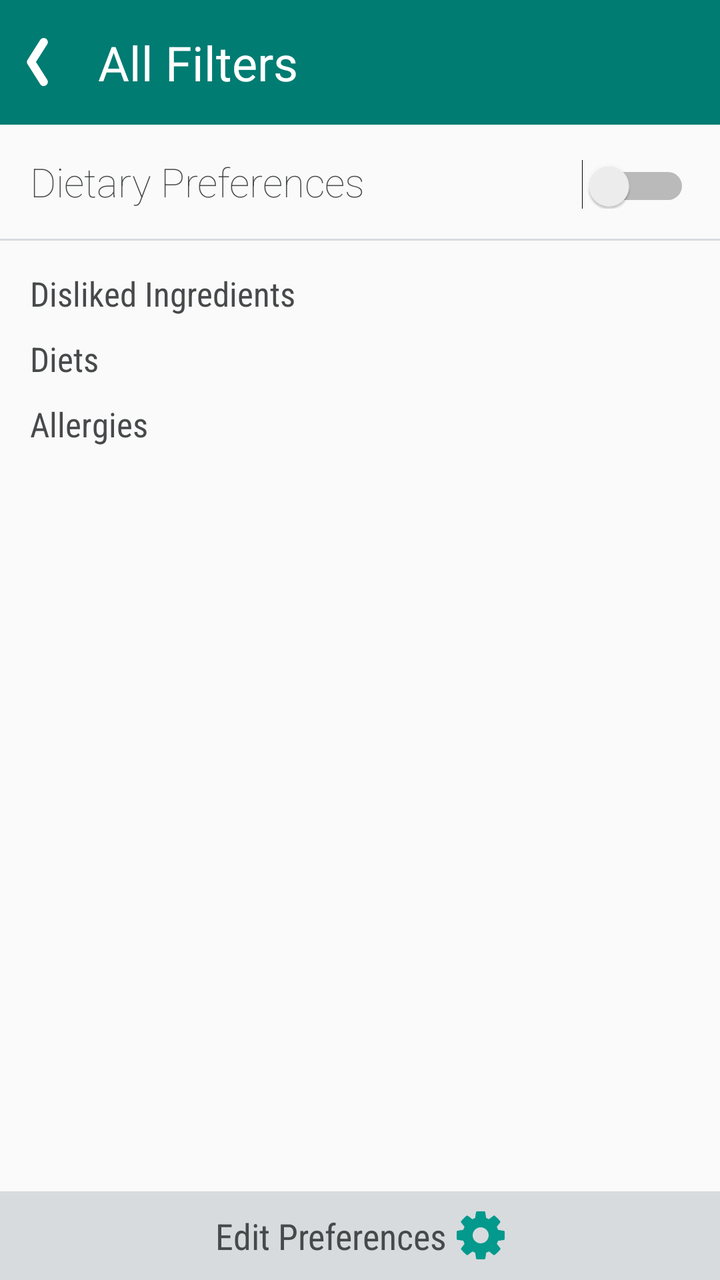
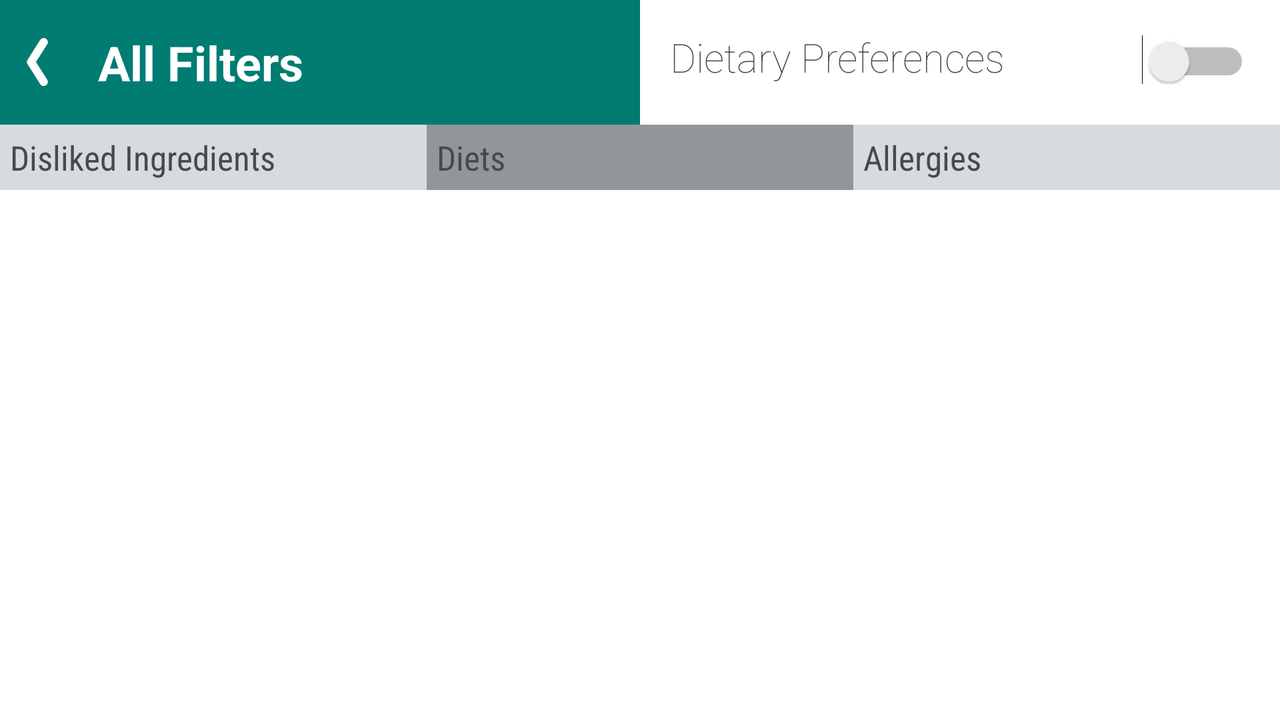

The same Android screen from two of the app's own layout files: first res/layout/ as a phone draws it, then the repository's variant for another configuration, drawn on a device whose configuration selects that folder. Both files follow.
<!-- AndroidManifest.xml: application theme AppTheme -->
<!-- res/layout/filter_diet_pref.xml -->
<?xml version="1.0" encoding="utf-8"?>
<LinearLayout xmlns:android="http://schemas.android.com/apk/res/android"
    android:orientation="vertical" android:layout_width="match_parent"
    android:layout_height="match_parent">

    <LinearLayout
        android:id="@+id/back_to_filters_diet_pref"
        android:layout_width="match_parent"
        android:layout_height="wrap_content"
        android:orientation="horizontal"
        android:background="@color/dark_green"
        android:gravity="center_vertical"
        android:paddingLeft="10dp">

        <ImageView
            android:layout_width="wrap_content"
            android:layout_height="wrap_content"
            android:src="@drawable/ic_new_left_arrow"/>

        <TextView
            android:layout_width="match_parent"
            android:layout_height="wrap_content"
            android:fontFamily="sans-serif-thin"
            android:padding="15dp"
            android:text="@string/all_filter"
            android:textColor="@color/white"
            android:textSize="24sp"
            android:textStyle="bold" />
    </LinearLayout>

    <LinearLayout
        android:layout_width="match_parent"
        android:layout_height="wrap_content"
        android:orientation="horizontal"
        android:padding="15dp">

        <TextView
            android:layout_width="0dp"
            android:layout_height="wrap_content"
            android:layout_weight="4"
            android:fontFamily="sans-serif-thin"
            android:text="@string/dietary_prefs_label"
            android:textColor="@color/grey_dark"
            android:textSize="20sp" />

        <Switch
            android:id="@+id/switch_diet_pref"
            android:layout_width="0dp"
            android:layout_height="wrap_content"
            android:layout_weight="1"
            android:checked="false"
            android:thumbTint="@color/switch_tint" />
    </LinearLayout>

    <LinearLayout
        android:layout_width="match_parent"
        android:layout_height="1dp"
        android:background="@color/light_grey"/>

    <android.support.v4.widget.NestedScrollView
        android:layout_width="match_parent"
        android:layout_height="0dp"
        android:layout_weight="8">

        <LinearLayout
            android:layout_width="match_parent"
            android:layout_height="wrap_content"
            android:orientation="vertical"
            android:padding="15dp">

            <TextView
                android:id="@+id/disl_text"
                android:layout_width="match_parent"
                android:layout_height="wrap_content"
                android:fontFamily="sans-serif-condensed"
                android:paddingBottom="5dp"
                android:text="@string/disliked_ingredients"
                android:textColor="@color/grey_dark"
                android:textSize="17sp" />

            <android.support.v7.widget.RecyclerView
                android:id="@+id/disl_ing_rec_view"
                android:layout_width="match_parent"
                android:layout_height="wrap_content">

            </android.support.v7.widget.RecyclerView>

            <TextView
                android:id="@+id/diet_text"
                android:layout_width="match_parent"
                android:layout_height="wrap_content"
                android:fontFamily="sans-serif-condensed"
                android:paddingBottom="5dp"
                android:paddingTop="5dp"
                android:text="@string/diets"
                android:textColor="@color/grey_dark"
                android:textSize="17sp" />

            <android.support.v7.widget.RecyclerView
                android:id="@+id/diet_rec_view"
                android:layout_width="match_parent"
                android:layout_height="wrap_content">

            </android.support.v7.widget.RecyclerView>

            <TextView
                android:id="@+id/allergy_text"
                android:layout_width="match_parent"
                android:layout_height="wrap_content"
                android:fontFamily="sans-serif-condensed"
                android:paddingBottom="5dp"
                android:paddingTop="5dp"
                android:text="@string/allergies"
                android:textColor="@color/grey_dark"
                android:textSize="17sp" />

            <android.support.v7.widget.RecyclerView
                android:id="@+id/allerg_rec_view"
                android:layout_width="match_parent"
                android:layout_height="wrap_content">

            </android.support.v7.widget.RecyclerView>

        </LinearLayout>

    </android.support.v4.widget.NestedScrollView>

    <RelativeLayout
        android:layout_width="match_parent"
        android:layout_height="0dp"
        android:layout_weight="1"
        android:gravity="bottom">

        <LinearLayout
            android:id="@+id/edit_diet_pref"
            android:layout_width="match_parent"
            android:layout_height="wrap_content"
            android:layout_gravity="bottom"
            android:background="@color/light_grey"
            android:gravity="center_vertical|center_horizontal"
            android:orientation="horizontal"
            android:padding="10dp">

            <TextView
                android:layout_width="wrap_content"
                android:layout_height="wrap_content"
                android:fontFamily="sans-serif-condensed"
                android:paddingRight="5dp"
                android:text="@string/edit_pref"
                android:textColor="@color/grey_dark"
                android:textSize="18sp" />

            <ImageView
                android:layout_width="wrap_content"
                android:layout_height="wrap_content"
                android:src="@drawable/ic_cog" />

        </LinearLayout>

    </RelativeLayout>

</LinearLayout>
<!-- resources referenced by this layout -->
<resources>
  <color name="dark_green">#007c72</color>
  <color name="grey_dark">#47494A</color>
  <color name="light_grey">#D7DBDE</color>
  <color name="white">#ffffff</color>
  <!-- drawable ic_cog (drawable) -->
  <vector android:height="24dp" android:viewportHeight="438.529"
      android:viewportWidth="438.529" android:width="24dp" xmlns:android="http://schemas.android.com/apk/res/android">
      <path android:fillColor="#03998c" android:pathData="M436.3,181.4c-1.5,-2 -3.5,-3.2 -6,-3.6l-52.2,-8c-2.9,-9.1 -6.8,-18.5 -11.7,-28c3.4,-4.8 8.6,-11.5 15.4,-20.1c6.9,-8.7 11.7,-15 14.6,-19c1.5,-2.1 2.3,-4.3 2.3,-6.6c0,-2.7 -0.7,-4.8 -2,-6.3c-6.8,-9.7 -22.6,-25.9 -47.1,-48.5c-2.3,-1.9 -4.7,-2.9 -7.1,-2.9c-2.9,0 -5.1,0.9 -6.9,2.6l-40.5,30.5c-7.8,-4 -16.4,-7.5 -25.7,-10.6l-8,-52.5c-0.2,-2.5 -1.3,-4.5 -3.3,-6.1C255.9,0.8 253.6,0 251,0h-63.4c-5.5,0 -8.9,2.7 -10.3,8c-2.5,9.5 -5.2,27.2 -8.3,53.1c-8.9,2.9 -17.6,6.5 -26,10.9l-39.4,-30.5c-2.5,-1.9 -4.9,-2.9 -7.4,-2.9c-4.2,0 -13.2,6.8 -27,20.4c-13.8,13.6 -23.2,23.8 -28.1,30.7c-1.7,2.5 -2.6,4.7 -2.6,6.6c0,2.3 0.9,4.6 2.9,6.9c12.8,15.4 22.9,28.5 30.5,39.4c-4.8,8.8 -8.5,17.5 -11.1,26.3l-53.1,8c-2.1,0.4 -3.9,1.6 -5.4,3.7C0.8,182.5 0,184.7 0,187v63.4c0,2.5 0.8,4.7 2.3,6.7c1.5,2 3.5,3.2 6,3.6l52.3,7.7c2.7,9.3 6.6,18.7 11.7,28.3c-3.4,4.8 -8.6,11.5 -15.4,20.1c-6.9,8.7 -11.7,15 -14.6,19c-1.5,2.1 -2.3,4.3 -2.3,6.6c0,2.5 0.7,4.7 2,6.6c7.4,10.3 23.1,26.3 47.1,48c2.1,2.1 4.5,3.1 7.1,3.1c2.9,0 5.2,-0.9 7.1,-2.6l40.3,-30.6c7.8,4 16.4,7.5 25.7,10.6l8,52.5c0.2,2.5 1.3,4.5 3.3,6.1c2,1.6 4.3,2.4 7,2.4h63.4c5.5,0 9,-2.7 10.3,-8c2.5,-9.5 5.2,-27.2 8.3,-53.1c8.9,-2.9 17.6,-6.5 26,-10.9l39.4,30.8c2.7,1.7 5.1,2.6 7.4,2.6c4.2,0 13.1,-6.8 26.8,-20.3c13.7,-13.5 23.1,-23.8 28.3,-30.8c1.7,-1.9 2.6,-4.1 2.6,-6.6c0,-2.5 -0.9,-4.9 -2.9,-7.1c-13.7,-16.8 -23.9,-29.9 -30.5,-39.4c3.8,-7 7.5,-15.7 11.1,-26l52.8,-8c2.3,-0.4 4.2,-1.6 5.7,-3.7c1.5,-2.1 2.3,-4.3 2.3,-6.6v-63.4C438.5,185.7 437.8,183.4 436.3,181.4zM270.9,270.9c-14.3,14.3 -31.5,21.4 -51.7,21.4c-20.2,0 -37.4,-7.1 -51.7,-21.4c-14.3,-14.3 -21.4,-31.5 -21.4,-51.7c0,-20.2 7.1,-37.4 21.4,-51.7c14.3,-14.3 31.5,-21.4 51.7,-21.4c20.2,0 37.4,7.1 51.7,21.4c14.3,14.3 21.4,31.5 21.4,51.7C292.4,239.4 285.2,256.7 270.9,270.9z"/>
  </vector>
  <!-- drawable ic_new_left_arrow (drawable) -->
  <vector android:height="24dp" android:viewportHeight="512.0"
      android:viewportWidth="512.0" android:width="24dp" xmlns:android="http://schemas.android.com/apk/res/android">
      <path android:fillColor="#FFFFFF" android:pathData="M215.8,491.6C224.3,504.8 238.5,512 253.1,512c8.1,0 16.4,-2.2 23.7,-7c20.5,-13.1 26.6,-40.4 13.4,-61L170.1,256L290.3,67.9c13.1,-20.6 7.1,-47.9 -13.4,-61c-20.5,-13.1 -47.9,-7.1 -61,13.4L80.5,232.2c-9.3,14.5 -9.3,33.1 0,47.6L215.8,491.6z"/>
  </vector>
  <string name="all_filter">All Filters</string>
  <string name="allergies">Allergies</string>
  <string name="dietary_prefs_label">Dietary Preferences</string>
  <string name="diets">Diets</string>
  <string name="disliked_ingredients">Disliked Ingredients</string>
  <string name="edit_pref">Edit Preferences</string>
  <style name="AppTheme" parent="Theme.AppCompat.Light.DarkActionBar">
          
          <item name="colorPrimary">@color/light_green</item>
          <item name="colorPrimaryDark">@color/black</item>
          <item name="colorAccent">@color/colorAccent</item>
          <item name="android:datePickerDialogTheme">@style/MyDatePickerDialogTheme</item>
      </style>
  <color name="light_green">#03998c</color>
  <color name="black">#000</color>
  <color name="colorAccent">#03998c</color>
  <style name="MyDatePickerDialogTheme" parent="android:Theme.Material.Light.Dialog">
          <item name="android:datePickerStyle">@style/MyDatePickerStyle</item>
      </style>
  <style name="MyDatePickerStyle" parent="@android:style/Widget.Material.Light.DatePicker">
          <item name="android:headerBackground">@color/white</item>
          <item name="android:calendarTextColor">@color/white</item>
      </style>
</resources>
<!-- res/layout-land/filter_diet_pref.xml (the repository's variant of the layout above) -->
<!-- drawn on the phone turned sideways -->
<?xml version="1.0" encoding="utf-8"?>
<LinearLayout xmlns:android="http://schemas.android.com/apk/res/android"
    android:orientation="vertical" android:layout_width="match_parent"
    android:layout_height="match_parent"
    android:background="@color/white">

    <LinearLayout
        android:layout_width="match_parent"
        android:layout_height="wrap_content"
        android:orientation="horizontal">

        <LinearLayout
            android:id="@+id/back_to_filters_diet_pref"
            android:layout_width="0dp"
            android:layout_weight="1"
            android:layout_height="wrap_content"
            android:orientation="horizontal"
            android:background="@color/dark_green"
            android:gravity="center_vertical"
            android:paddingLeft="10dp">

            <ImageView
                android:layout_width="wrap_content"
                android:layout_height="wrap_content"
                android:src="@drawable/ic_new_left_arrow"/>

            <TextView
                android:id="@+id/back_to_filters"
                android:layout_width="match_parent"
                android:layout_height="wrap_content"
                android:padding="15dp"
                android:text="@string/all_filter"
                android:textColor="@color/white"
                android:textSize="24sp"
                android:textStyle="bold" />
        </LinearLayout>

        <LinearLayout
            android:layout_width="0dp"
            android:layout_weight="1"
            android:layout_height="wrap_content"
            android:orientation="horizontal"
            android:padding="15dp">

            <TextView
                android:layout_width="0dp"
                android:layout_height="wrap_content"
                android:layout_weight="4"
                android:fontFamily="sans-serif-thin"
                android:text="@string/dietary_prefs_label"
                android:textColor="@color/grey_dark"
                android:textSize="20sp" />

            <Switch
                android:id="@+id/switch_diet_pref"
                android:layout_width="0dp"
                android:layout_height="wrap_content"
                android:layout_weight="1"
                android:checked="false"
                android:thumbTint="@color/switch_tint" />
        </LinearLayout>

    </LinearLayout>

    <android.support.v4.widget.NestedScrollView
        android:layout_width="match_parent"
        android:layout_height="match_parent">

        <LinearLayout
            android:layout_width="match_parent"
            android:layout_height="match_parent"
            android:orientation="horizontal">

            <LinearLayout
                android:layout_width="0dp"
                android:layout_height="match_parent"
                android:layout_weight="1"
                android:orientation="vertical">

                <TextView
                    android:id="@+id/disl_text"
                    android:layout_width="match_parent"
                    android:layout_height="wrap_content"
                    android:background="@color/light_grey"
                    android:fontFamily="sans-serif-condensed"
                    android:padding="5dp"
                    android:text="@string/disliked_ingredients"
                    android:textColor="@color/grey_dark"
                    android:textSize="17sp" />

                <android.support.v7.widget.RecyclerView
                    android:id="@+id/disl_ing_rec_view"
                    android:layout_width="match_parent"
                    android:layout_height="wrap_content"
                    android:paddingLeft="5dp">

                </android.support.v7.widget.RecyclerView>
            </LinearLayout>

            <LinearLayout
                android:layout_width="0dp"
                android:layout_height="match_parent"
                android:layout_weight="1"
                android:orientation="vertical">

                <TextView
                    android:id="@+id/diet_text"
                    android:layout_width="match_parent"
                    android:layout_height="wrap_content"
                    android:background="@color/medium_grey"
                    android:fontFamily="sans-serif-condensed"
                    android:padding="5dp"
                    android:text="@string/diets"
                    android:textColor="@color/grey_dark"
                    android:textSize="17sp" />

                <android.support.v7.widget.RecyclerView
                    android:id="@+id/diet_rec_view"
                    android:layout_width="match_parent"
                    android:layout_height="match_parent"
                    android:paddingLeft="5dp">

                </android.support.v7.widget.RecyclerView>
            </LinearLayout>

            <LinearLayout
                android:layout_width="0dp"
                android:layout_height="wrap_content"
                android:layout_weight="1"
                android:orientation="vertical">

                <TextView
                    android:id="@+id/allergy_text"
                    android:layout_width="match_parent"
                    android:layout_height="wrap_content"
                    android:background="@color/light_grey"
                    android:fontFamily="sans-serif-condensed"
                    android:padding="5dp"
                    android:text="@string/allergies"
                    android:textColor="@color/grey_dark"
                    android:textSize="17sp" />

                <android.support.v7.widget.RecyclerView
                    android:id="@+id/allerg_rec_view"
                    android:layout_width="match_parent"
                    android:layout_height="wrap_content"
                    android:paddingLeft="5dp">

                </android.support.v7.widget.RecyclerView>
            </LinearLayout>


        </LinearLayout>

    </android.support.v4.widget.NestedScrollView>

    <RelativeLayout
        android:layout_width="match_parent"
        android:layout_height="0dp"
        android:layout_weight="1"
        android:gravity="bottom">

        <LinearLayout
            android:id="@+id/edit_diet_pref"
            android:layout_width="match_parent"
            android:layout_height="wrap_content"
            android:layout_gravity="bottom"
            android:background="@color/light_grey"
            android:gravity="center_vertical|center_horizontal"
            android:orientation="horizontal"
            android:paddingBottom="5dp"
            android:paddingTop="5dp">

            <TextView
                android:layout_width="wrap_content"
                android:layout_height="wrap_content"
                android:text="@string/edit_pref"
                android:textColor="@color/grey_dark" />

            <ImageView
                android:layout_width="wrap_content"
                android:layout_height="wrap_content"
                android:src="@drawable/ic_cog" />

        </LinearLayout>

    </RelativeLayout>

</LinearLayout>
<!-- resources referenced by the variant -->
<!-- as the phone turned sideways resolves them -->
<resources>
  <color name="dark_green">#007c72</color>
  <color name="grey_dark">#47494A</color>
  <color name="light_grey">#D7DBDE</color>
  <color name="medium_grey">#939699</color>
  <color name="white">#ffffff</color>
  <!-- drawable ic_cog (drawable) -->
  <vector android:height="24dp" android:viewportHeight="438.529"
      android:viewportWidth="438.529" android:width="24dp" xmlns:android="http://schemas.android.com/apk/res/android">
      <path android:fillColor="#03998c" android:pathData="M436.3,181.4c-1.5,-2 -3.5,-3.2 -6,-3.6l-52.2,-8c-2.9,-9.1 -6.8,-18.5 -11.7,-28c3.4,-4.8 8.6,-11.5 15.4,-20.1c6.9,-8.7 11.7,-15 14.6,-19c1.5,-2.1 2.3,-4.3 2.3,-6.6c0,-2.7 -0.7,-4.8 -2,-6.3c-6.8,-9.7 -22.6,-25.9 -47.1,-48.5c-2.3,-1.9 -4.7,-2.9 -7.1,-2.9c-2.9,0 -5.1,0.9 -6.9,2.6l-40.5,30.5c-7.8,-4 -16.4,-7.5 -25.7,-10.6l-8,-52.5c-0.2,-2.5 -1.3,-4.5 -3.3,-6.1C255.9,0.8 253.6,0 251,0h-63.4c-5.5,0 -8.9,2.7 -10.3,8c-2.5,9.5 -5.2,27.2 -8.3,53.1c-8.9,2.9 -17.6,6.5 -26,10.9l-39.4,-30.5c-2.5,-1.9 -4.9,-2.9 -7.4,-2.9c-4.2,0 -13.2,6.8 -27,20.4c-13.8,13.6 -23.2,23.8 -28.1,30.7c-1.7,2.5 -2.6,4.7 -2.6,6.6c0,2.3 0.9,4.6 2.9,6.9c12.8,15.4 22.9,28.5 30.5,39.4c-4.8,8.8 -8.5,17.5 -11.1,26.3l-53.1,8c-2.1,0.4 -3.9,1.6 -5.4,3.7C0.8,182.5 0,184.7 0,187v63.4c0,2.5 0.8,4.7 2.3,6.7c1.5,2 3.5,3.2 6,3.6l52.3,7.7c2.7,9.3 6.6,18.7 11.7,28.3c-3.4,4.8 -8.6,11.5 -15.4,20.1c-6.9,8.7 -11.7,15 -14.6,19c-1.5,2.1 -2.3,4.3 -2.3,6.6c0,2.5 0.7,4.7 2,6.6c7.4,10.3 23.1,26.3 47.1,48c2.1,2.1 4.5,3.1 7.1,3.1c2.9,0 5.2,-0.9 7.1,-2.6l40.3,-30.6c7.8,4 16.4,7.5 25.7,10.6l8,52.5c0.2,2.5 1.3,4.5 3.3,6.1c2,1.6 4.3,2.4 7,2.4h63.4c5.5,0 9,-2.7 10.3,-8c2.5,-9.5 5.2,-27.2 8.3,-53.1c8.9,-2.9 17.6,-6.5 26,-10.9l39.4,30.8c2.7,1.7 5.1,2.6 7.4,2.6c4.2,0 13.1,-6.8 26.8,-20.3c13.7,-13.5 23.1,-23.8 28.3,-30.8c1.7,-1.9 2.6,-4.1 2.6,-6.6c0,-2.5 -0.9,-4.9 -2.9,-7.1c-13.7,-16.8 -23.9,-29.9 -30.5,-39.4c3.8,-7 7.5,-15.7 11.1,-26l52.8,-8c2.3,-0.4 4.2,-1.6 5.7,-3.7c1.5,-2.1 2.3,-4.3 2.3,-6.6v-63.4C438.5,185.7 437.8,183.4 436.3,181.4zM270.9,270.9c-14.3,14.3 -31.5,21.4 -51.7,21.4c-20.2,0 -37.4,-7.1 -51.7,-21.4c-14.3,-14.3 -21.4,-31.5 -21.4,-51.7c0,-20.2 7.1,-37.4 21.4,-51.7c14.3,-14.3 31.5,-21.4 51.7,-21.4c20.2,0 37.4,7.1 51.7,21.4c14.3,14.3 21.4,31.5 21.4,51.7C292.4,239.4 285.2,256.7 270.9,270.9z"/>
  </vector>
  <!-- drawable ic_new_left_arrow (drawable) -->
  <vector android:height="24dp" android:viewportHeight="512.0"
      android:viewportWidth="512.0" android:width="24dp" xmlns:android="http://schemas.android.com/apk/res/android">
      <path android:fillColor="#FFFFFF" android:pathData="M215.8,491.6C224.3,504.8 238.5,512 253.1,512c8.1,0 16.4,-2.2 23.7,-7c20.5,-13.1 26.6,-40.4 13.4,-61L170.1,256L290.3,67.9c13.1,-20.6 7.1,-47.9 -13.4,-61c-20.5,-13.1 -47.9,-7.1 -61,13.4L80.5,232.2c-9.3,14.5 -9.3,33.1 0,47.6L215.8,491.6z"/>
  </vector>
  <string name="all_filter">All Filters</string>
  <string name="allergies">Allergies</string>
  <string name="dietary_prefs_label">Dietary Preferences</string>
  <string name="diets">Diets</string>
  <string name="disliked_ingredients">Disliked Ingredients</string>
  <string name="edit_pref">Edit Preferences</string>
  <style name="AppTheme" parent="Theme.AppCompat.Light.DarkActionBar">
          
          <item name="colorPrimary">@color/light_green</item>
          <item name="colorPrimaryDark">@color/black</item>
          <item name="colorAccent">@color/colorAccent</item>
          <item name="android:datePickerDialogTheme">@style/MyDatePickerDialogTheme</item>
      </style>
  <color name="light_green">#03998c</color>
  <color name="black">#000</color>
  <color name="colorAccent">#03998c</color>
  <style name="MyDatePickerDialogTheme" parent="android:Theme.Material.Light.Dialog">
          <item name="android:datePickerStyle">@style/MyDatePickerStyle</item>
      </style>
  <style name="MyDatePickerStyle" parent="@android:style/Widget.Material.Light.DatePicker">
          <item name="android:headerBackground">@color/white</item>
          <item name="android:calendarTextColor">@color/white</item>
      </style>
</resources>
